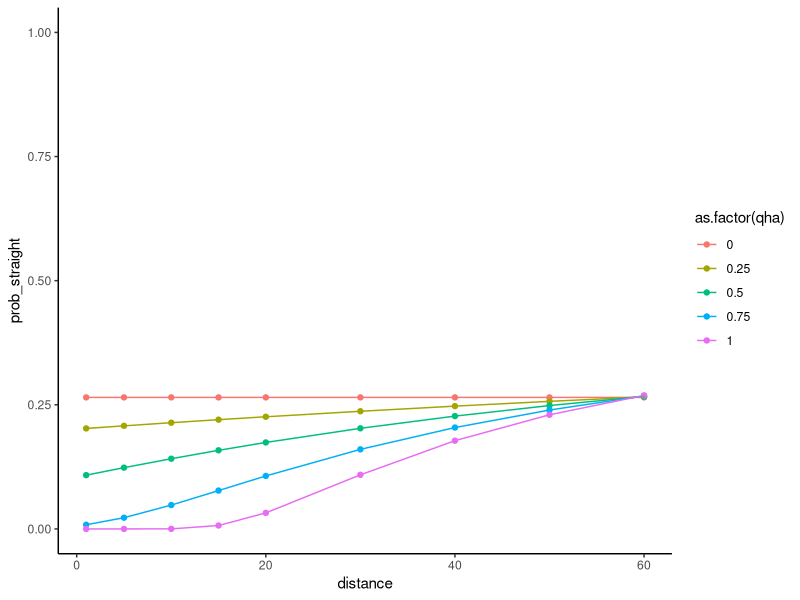
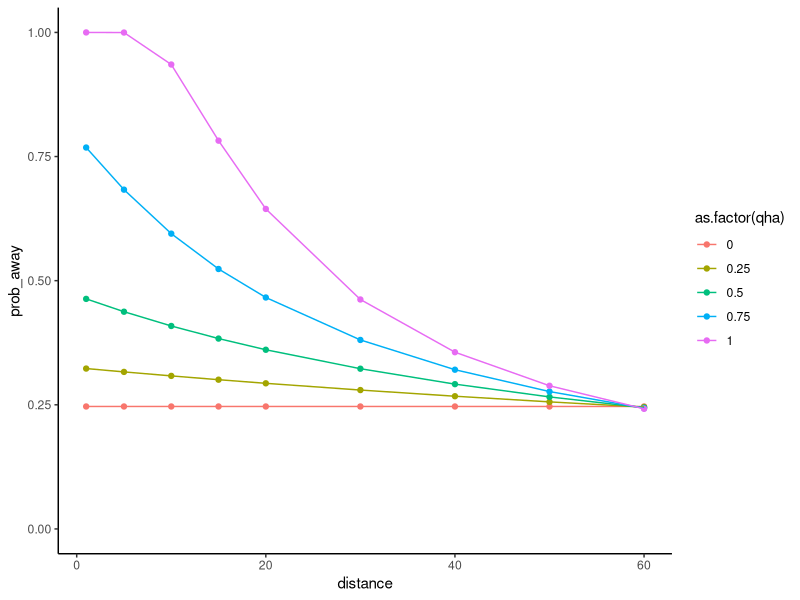
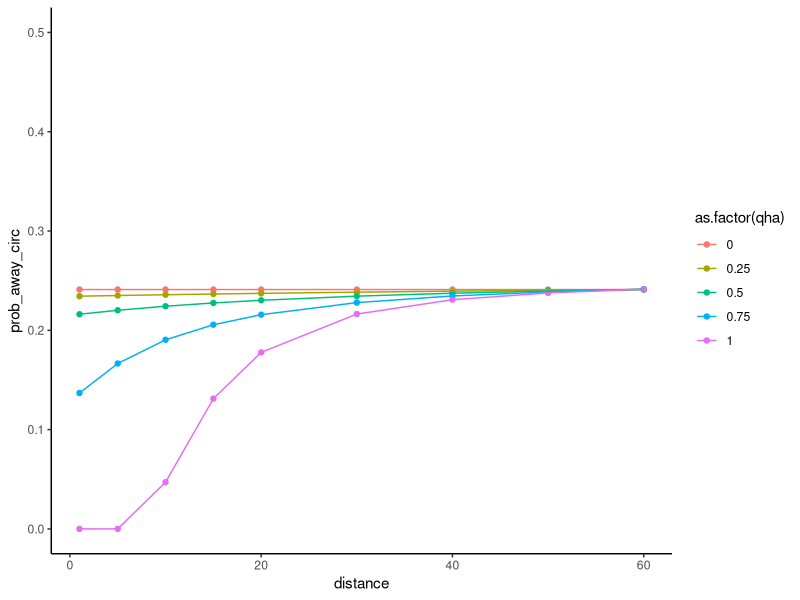
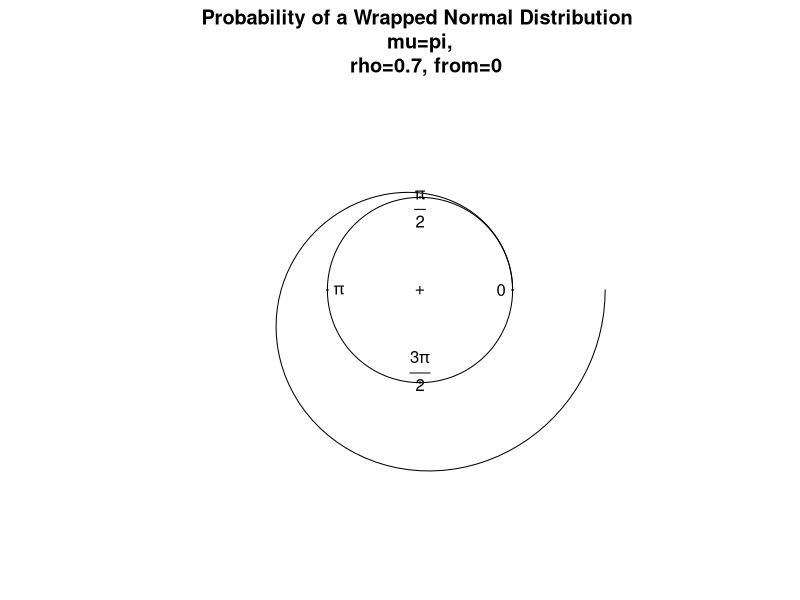
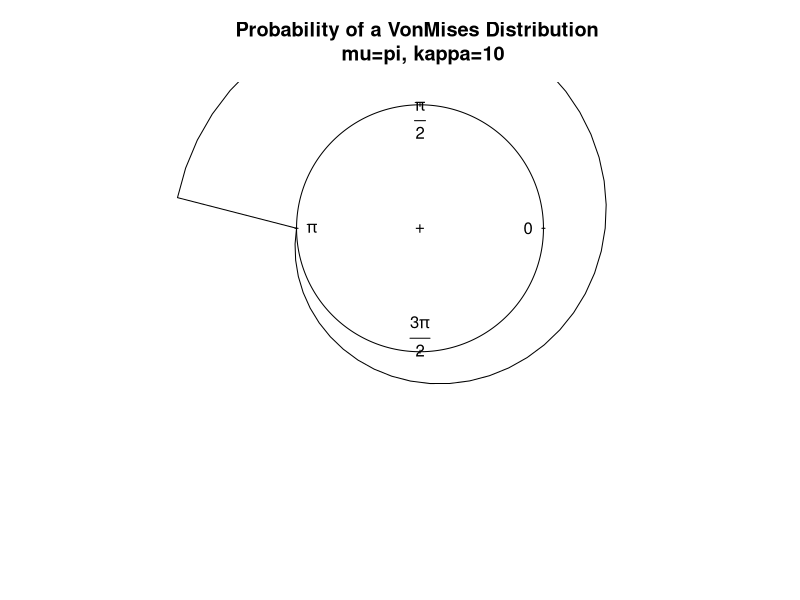
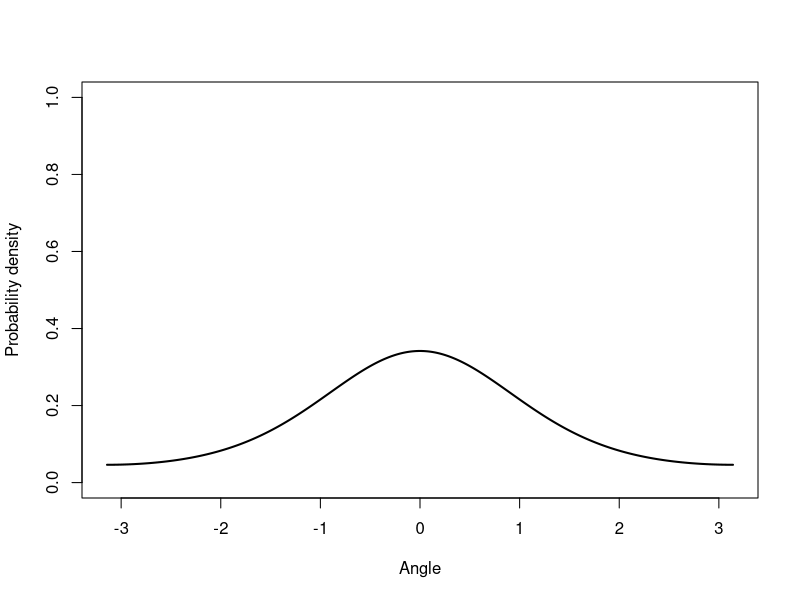

Here is the R script that generated these plots, in order:
## ---- chunk 1
library(MASS)
library(tidyverse)
library(ggplot2)
library(readr)
library(viridis)
library(ggfortify)
library(circular)
## ---- chunk 2
sd_vectorized_pvonmises <- function(q, mu, kappas){
  output <- c()
  
  for(k in kappas){
    new_val <- pvonmises(q, mu=mu, kappa = k, tol = 1e-020)
    output <- c(output,new_val)
  }
  
  return(output)
}
## ---- chunk 3

qhas <- c(0,0.25,0.5,0.75,1)
distances <- c(1,5,10,15,20,30,40,50,60)

qha_m_df <- expand.grid(qha = qhas,distance = distances)

qha_m_df <- qha_m_df %>% mutate(qha_sd = (1 - qha)*5,
                                angle_sd = qha_sd - (qha_sd - 5)*(distance/sqrt(34^2+48^2)),
                                #Times two for -pi as well
                                prob_straight = pnorm(pi, mean = 0, sd = angle_sd, lower.tail	= FALSE),
                                #Only gets values that are away from the center
                                prob_away = pnorm(pi/2, mean = 0, sd = angle_sd, lower.tail	= TRUE) -
                                            pnorm(-pi/2, mean = 0, sd = angle_sd, lower.tail	= TRUE),
                                prob_away_circ = (sd_vectorized_pvonmises(q = -3*pi/4, mu=0, kappa = 1/(angle_sd**2))*2))

## ---- chunk 4

ggplot(qha_m_df, aes(x = distance, y = prob_straight, color = as.factor(qha)))+
  geom_point()+
  geom_line()+
  ylim(0,1)+
  #scale_colour_viridis_ds()+
  theme_classic()

ggplot(qha_m_df, aes(x = distance, y = prob_away, color = as.factor(qha)))+
  geom_point()+
  geom_line()+
  ylim(0,1)+
  #scale_colour_viridis_ds()+
  theme_classic()

ggplot(qha_m_df, aes(x = distance, y = prob_away_circ, color = as.factor(qha)))+
  geom_point()+
  geom_line()+
  ylim(0,0.5)+
  #scale_colour_viridis_ds()+
  theme_classic()


## ---- chunk 5
ff <- function(x) pwrappednormal(x, mu=circular(pi), rho=0.64)
curve.circular(ff, join=FALSE, xlim=c(-2, 2), ylim=c(-2, 2), 
  to=(2*pi-3*.Machine$double.eps), modulo="asis", nosort=TRUE, 
  main="Probability of a Wrapped Normal Distribution \n mu=pi, 
  rho=0.7, from=0")

pwrappednormal(pi, mu=circular(pi), rho=0.64)

pvonmises(-pi/2, 0, 0, tol = 1e-020)

#1/(1.25**2)

ff <- function(x) pvonmises(x, mu=0, kappa=0)
curve.circular(ff, join=FALSE, xlim=c(-2, 2), ylim=c(-2, 1), from=(-2*pi),
  to=(2*pi), modulo="asis", nosort=TRUE, 
  main="Probability of a VonMises Distribution \n mu=pi, kappa=10")

mu <- 0
sd <- 1
x <- seq(from=-pi, to=pi, length.out=1000)
plot(x, dvonmises(x, mu=mu, k=1/sd), type='l', lwd=2, xlab='Angle', ylab='Probability density', ylim = c(0,1))
